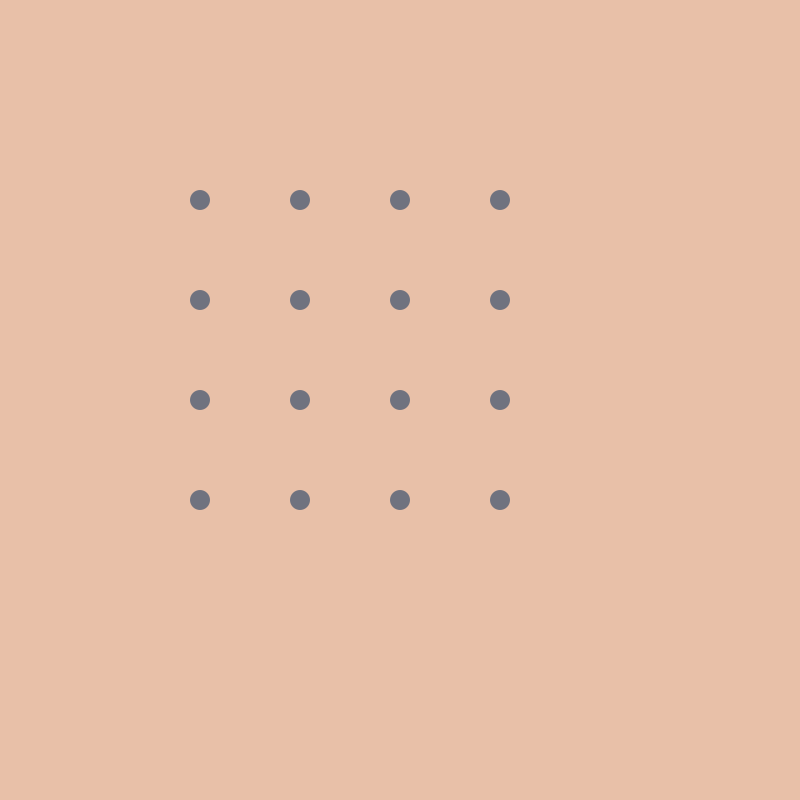
Frame 1 (no input)
Frame 60 (the mouse pressed at the canvas centre just before this capture): identical to frame 1, image omitted
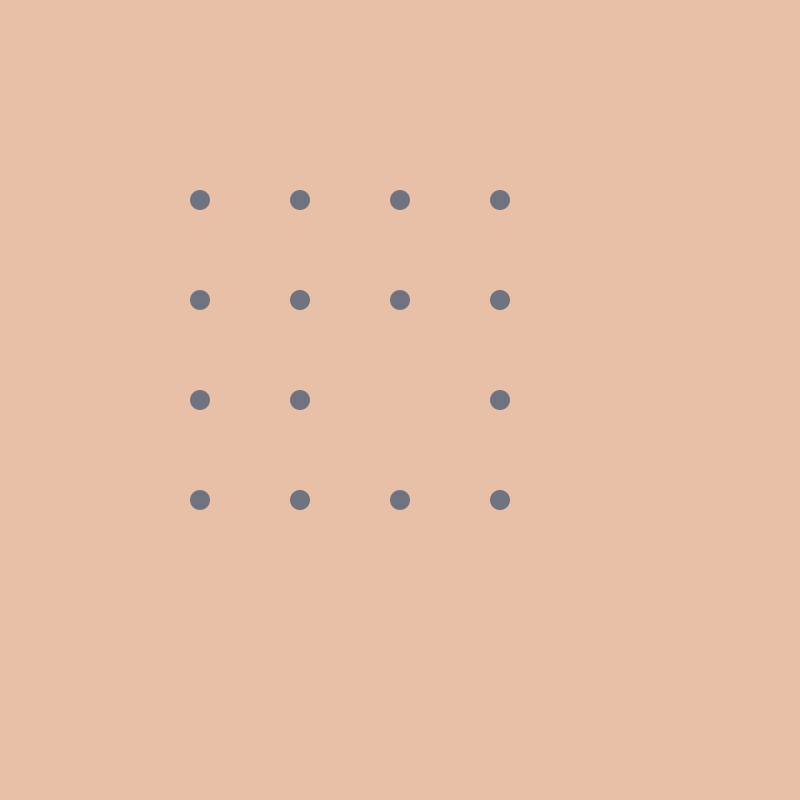
Frame 120 (the mouse held since frame 60 and released just before this capture)

The Processing sketch that drew these frames (run headless with seeded random() and noise(); from frame 60 on, the mouse is pressed at the canvas centre):

// Processing sketch: Final_03
// ── Final_03.pde
//Isabel Chen: Creative Coding Final Project: due 17 December 2015 

/* This project will use the kinect for its interactivity.
  It will simulate disturbances in the human population and show how people remain united together*/

//REFERENCES
//https://processing.org/examples/simpleparticlesystem.html
//Dan Shiffman's YouTube videos
//https://www.processing.org/tutorials/2darray/

//Dot[][] dots = new Dot[400][400]; //setting up the 2D array
Dot[][] dots = new Dot[400][400]; //temporary smaller array for program to run faster


void setup(){
  size(800, 800);
  for(int i = 0; i < 400; i+= 100){ //i < 400
    for(int y = 0; y < 400; y+= 100){ //y < 400
      dots[i][y] = new Dot(i + 200, y + 200, 10, 5);
    }
  }
} // void setup()

void draw(){
  background(232, 192, 168); 
 
 
  square();
  

  
  //PSEUDOCODE
  //when mouse moves through the square, the particles break apart
    //should I use an array or for loop??
  //add functions that will track kinect movements and change the particles
  //add a function that will make the particles return to the original shape
  //think about what will happen over time, beyond just moving particles
  //keep it engaging and interesting
  
} //void draw()

void square(){ //put particles in a square
  float d;
  
  for(int i = 0; i < 400; i+= 100){ // i < 400
    for(int y = 0; y < 400; y+= 100){ // y < 400
       
      dots[i][y].display();
      dots[i][y].moveAway();
      dots[i][y].update();
    }
  }
  
} //void square()
 
// ── Dot.pde
//Processing class reference: https://processing.org/reference/class.html
//Agent and Enemy example

class Dot{
  
  //GLOBAL VARIABLES
  int max;
  float xpos, ypos, maxSpeed, maxForce;
  PVector location, velocity, acceleration;
  boolean tempX = false;
  boolean tempY = false;

  
  //CONSTRUCTOR
  Dot(float x, float y, float _maxSpeed, float _maxForce){
    ypos = y;
    xpos = x;
    location = new PVector(x, y);
    velocity = new PVector(0, 0);
    acceleration = new PVector(0, 0);
    
    maxSpeed = _maxSpeed;
    maxForce = _maxForce;
    max = 10;
  } //Dot()
  
  //FUNCTIONS
  void update() {
    velocity.add(acceleration);
    velocity.limit(max);
    location.add(velocity);
    acceleration.mult(0);

  
  } //void update()

 
  void display() {
  
      noStroke();
      fill(111, 114, 127);
      ellipse(xpos, ypos, 20, 20);
      
  } //void display()
  
  void moveAway(){ // if the cursor touches the dots, moves away

    //if mouse is within a certain radius of each individual dot,
    //then the dot will move away
    if(mouseX == xpos){
      tempX = true;
    }
    if(mouseY == ypos){
      tempY = true;
    }
    
      
    //test to see if program recognizes the dot placements with mouse  
    if((tempX == true) && (tempY == true)){
      print("true");
      xpos += 10;
      ypos += 10;
    } else {
      print("where?");
    }
      
    
  
    /*PVector target = new PVector(mouseX, mouseY);
    PVector desired = PVector.sub(target, location);
    float d = desired.mag();
    if (d < 100){
      float m = map(d, 0, 100, 0, maxSpeed);
      desired.setMag(m);
    } else {
      desired.setMag(maxSpeed);
    }
    
    PVector steer = PVector.sub(desired, velocity);
    steer.limit(maxForce);
    acceleration.add(steer);
    */
  
    
    
  } //void moveAway()
  
  void moveBack(){
    
  } //void moveBack()
  
  
} //class Dot
